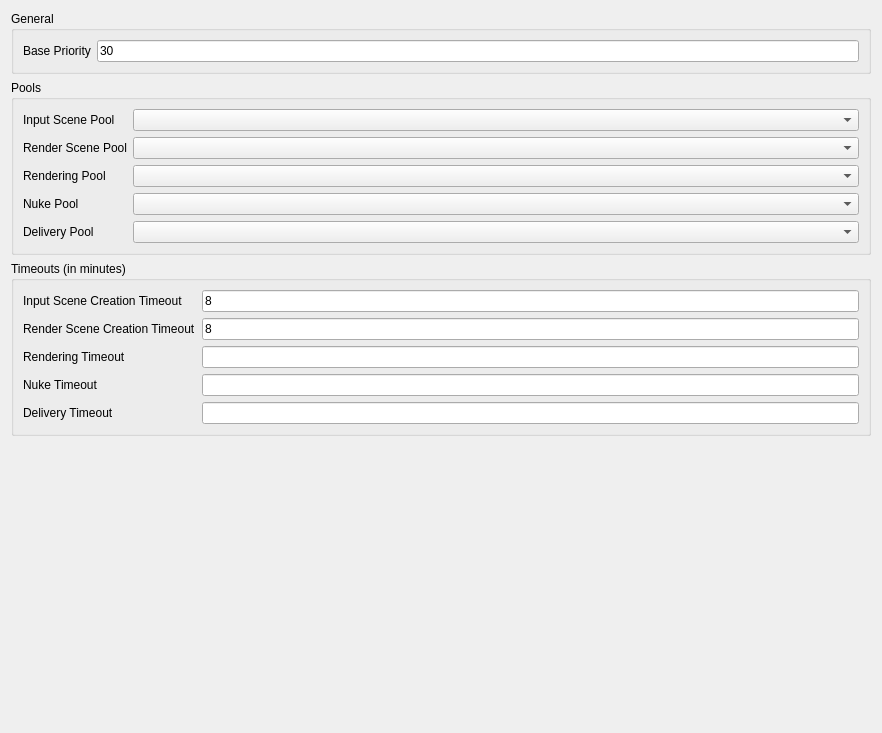
         <widget class="QWidget" name="scrollAreaWidgetContents_3">
          <property name="geometry">
           <rect>
            <x>0</x>
            <y>0</y>
            <width>882</width>
            <height>733</height>
           </rect>
          </property>
          <layout class="QVBoxLayout" name="verticalLayout_12">
           <item alignment="Qt::AlignTop">
            <widget class="QFrame" name="frame_3">
             <property name="frameShape">
              <enum>QFrame::NoFrame</enum>
             </property>
             <property name="frameShadow">
              <enum>QFrame::Raised</enum>
             </property>
             <layout class="QVBoxLayout" name="verticalLayout_18">
              <property name="leftMargin">
               <number>0</number>
              </property>
              <property name="topMargin">
               <number>0</number>
              </property>
              <property name="rightMargin">
               <number>0</number>
              </property>
              <property name="bottomMargin">
               <number>0</number>
              </property>
              <item>
               <widget class="QGroupBox" name="groupBox_5">
                <property name="title">
                 <string>General</string>
                </property>
                <layout class="QVBoxLayout" name="verticalLayout_16">
                 <item>
                  <layout class="QFormLayout" name="formLayout_8">
                   <item row="0" column="0">
                    <widget class="QLabel" name="label_34">
                     <property name="text">
                      <string>Base Priority</string>
                     </property>
                    </widget>
                   </item>
                   <item row="0" column="1">
                    <widget class="QLineEdit" name="deadlinePriorityEdit">
                     <property name="text">
                      <string>30</string>
                     </property>
                    </widget>
                   </item>
                  </layout>
                 </item>
                </layout>
               </widget>
              </item>
              <item>
               <widget class="QGroupBox" name="groupBox_6">
                <property name="title">
                 <string>Pools</string>
                </property>
                <layout class="QVBoxLayout" name="verticalLayout_17">
                 <item>
                  <layout class="QFormLayout" name="formLayout_9">
                   <item row="0" column="0">
                    <widget class="QLabel" name="label_35">
                     <property name="text">
                      <string>Input Scene Pool</string>
                     </property>
                    </widget>
                   </item>
                   <item row="1" column="0">
                    <widget class="QLabel" name="label_36">
                     <property name="text">
                      <string>Render Scene Pool</string>
                     </property>
                    </widget>
                   </item>
                   <item row="2" column="0">
                    <widget class="QLabel" name="label_37">
                     <property name="text">
                      <string>Rendering Pool</string>
                     </property>
                    </widget>
                   </item>
                   <item row="3" column="0">
                    <widget class="QLabel" name="label_38">
                     <property name="text">
                      <string>Nuke Pool</string>
                     </property>
                    </widget>
                   </item>
                   <item row="4" column="0">
                    <widget class="QLabel" name="label_39">
                     <property name="text">
                      <string>Delivery Pool</string>
                     </property>
                    </widget>
                   </item>
                   <item row="0" column="1">
                    <widget class="QComboBox" name="deadlineInputScenePoolComboBox"/>
                   </item>
                   <item row="1" column="1">
                    <widget class="QComboBox" name="deadlineRenderScenePoolComboBox"/>
                   </item>
                   <item row="2" column="1">
                    <widget class="QComboBox" name="deadlineRenderingPoolComboBox"/>
                   </item>
                   <item row="3" column="1">
                    <widget class="QComboBox" name="deadlineNukePoolComboBox"/>
                   </item>
                   <item row="4" column="1">
                    <widget class="QComboBox" name="deadlineDeliveryPoolComboBox"/>
                   </item>
                  </layout>
                 </item>
                </layout>
               </widget>
              </item>
              <item>
               <widget class="QGroupBox" name="groupBox_4">
                <property name="title">
                 <string>Timeouts (in minutes)</string>
                </property>
                <layout class="QVBoxLayout" name="verticalLayout_15">
                 <item>
                  <layout class="QFormLayout" name="formLayout_7">
                   <item row="0" column="0">
                    <widget class="QLabel" name="label_41">
                     <property name="text">
                      <string>Input Scene Creation Timeout</string>
                     </property>
                    </widget>
                   </item>
                   <item row="0" column="1">
                    <widget class="QLineEdit" name="inputSceneDeadlineTimeout">
                     <property name="toolTip">
                      <string>No timeout if unspecified.</string>
                     </property>
                     <property name="text">
                      <string>8</string>
                     </property>
                    </widget>
                   </item>
                   <item row="1" column="0">
                    <widget class="QLabel" name="label_42">
                     <property name="text">
                      <string>Render Scene Creation Timeout</string>
                     </property>
                    </widget>
                   </item>
                   <item row="2" column="0">
                    <widget class="QLabel" name="label_43">
                     <property name="text">
                      <string>Rendering Timeout</string>
                     </property>
                    </widget>
                   </item>
                   <item row="3" column="0">
                    <widget class="QLabel" name="label_44">
                     <property name="text">
                      <string>Nuke Timeout</string>
                     </property>
                    </widget>
                   </item>
                   <item row="4" column="0">
                    <widget class="QLabel" name="label_45">
                     <property name="text">
                      <string>Delivery Timeout</string>
                     </property>
                    </widget>
                   </item>
                   <item row="1" column="1">
                    <widget class="QLineEdit" name="renderSceneDeadlineTimeout">
                     <property name="toolTip">
                      <string>No timeout if unspecified.</string>
                     </property>
                     <property name="text">
                      <string>8</string>
                     </property>
                    </widget>
                   </item>
                   <item row="2" column="1">
                    <widget class="QLineEdit" name="renderingDeadlineTimeout">
                     <property name="toolTip">
                      <string>No timeout if unspecified.</string>
                     </property>
                    </widget>
                   </item>
                   <item row="3" column="1">
                    <widget class="QLineEdit" name="nukeDeadlineTimeout">
                     <property name="toolTip">
                      <string>No timeout if unspecified.</string>
                     </property>
                    </widget>
                   </item>
                   <item row="4" column="1">
                    <widget class="QLineEdit" name="deliveryDeadlineTimeout">
                     <property name="toolTip">
                      <string>No timeout if unspecified.</string>
                     </property>
                    </widget>
                   </item>
                  </layout>
                 </item>
                </layout>
               </widget>
              </item>
             </layout>
            </widget>
           </item>
          </layout>
         </widget>
